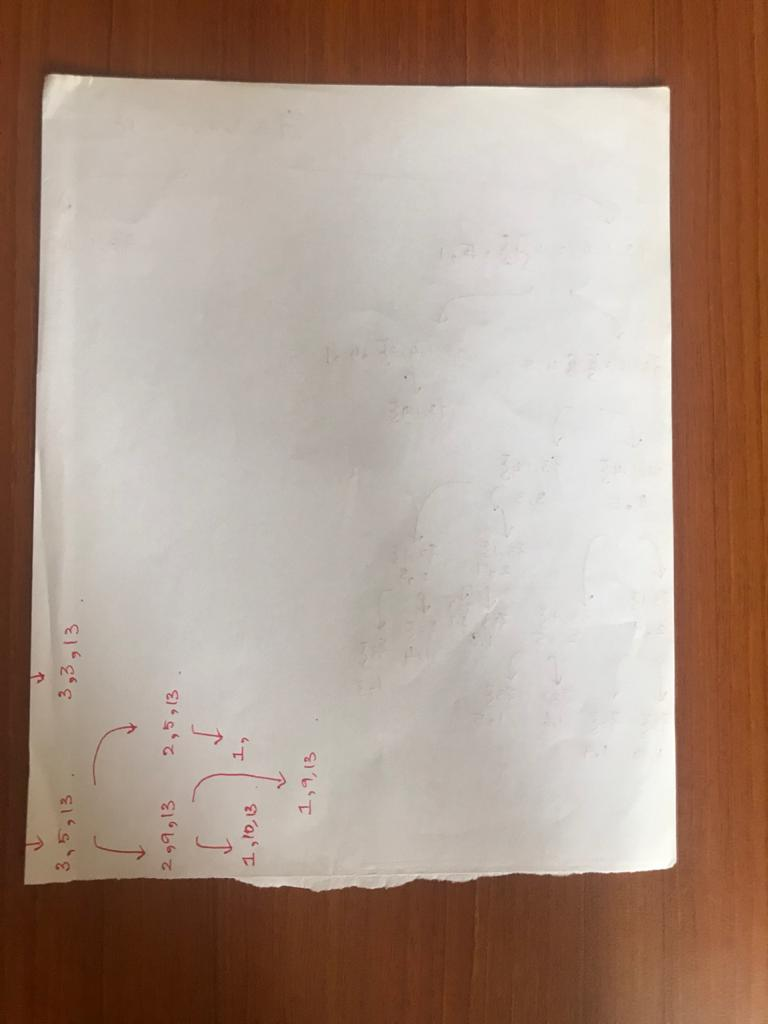
#> input picture resources/test.jpeg, 768 x 1024 px
$ python -i ScannerFunctions.py   (imports and definitions only)
#> lines starting #> are read from the running program, lines starting #| are printed output that depends on the picture; after the words box and inside, x2 and y2 are one past the last pixel; in counts of white or black regions, pixels touching at a corner belong together
#> further down, picture is the input picture: shape (1024, 768, 3); mean B, G, R 134.4, 148.2, 170.6
import cv2
import numpy as np

widthImg, heightImg = 480, 640

def preProcessing(img):
    imgGray = cv2.cvtColor(img, cv2.COLOR_BGR2GRAY)
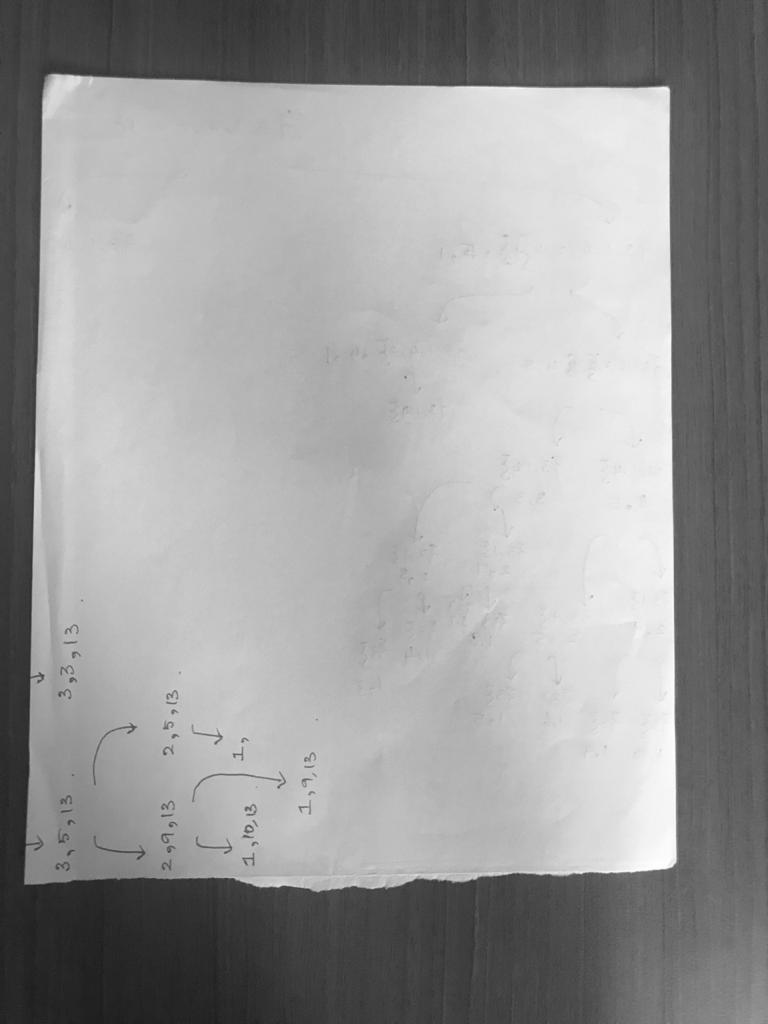
#> imgGray: shape (1024, 768); min 29, max 254, mean 153.3
    imgBlur = cv2.GaussianBlur(imgGray, (5,5), 1)
    imgCanny = cv2.Canny(imgBlur, 200, 200)
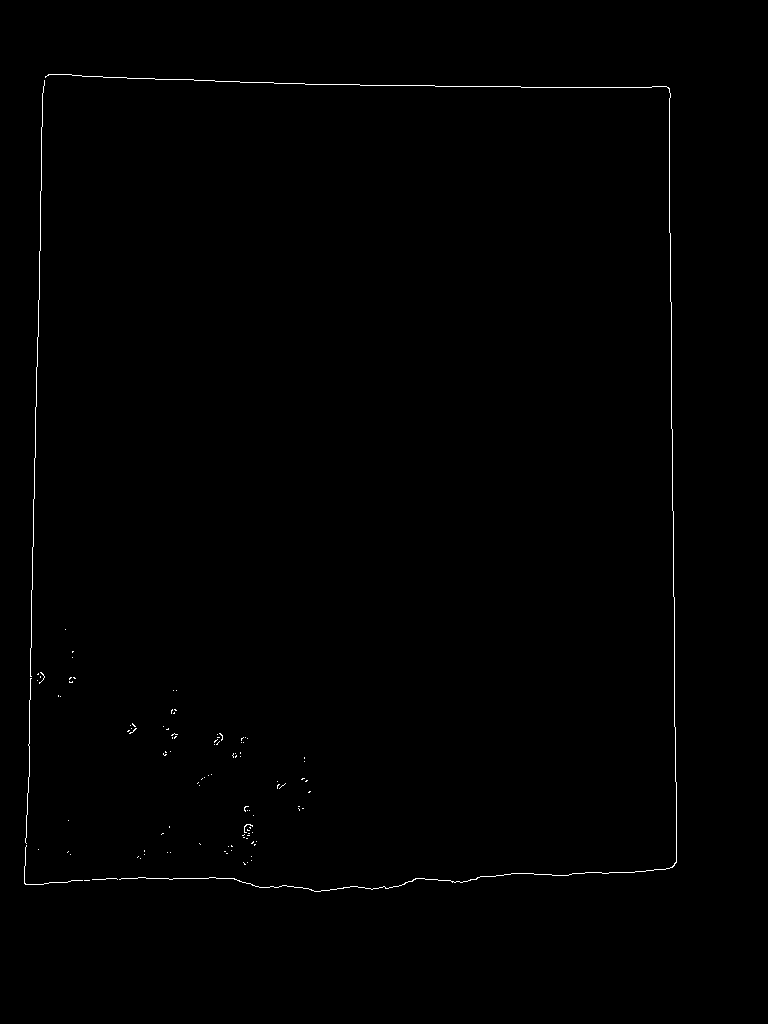
#> imgCanny: shape (1024, 768); 0.4% white in thin lines or dots, all inside (x1, y1, x2, y2) = (24, 74, 677, 892)
    kernel = np.ones((5,5))
    imgDial = cv2.dilate(imgCanny, kernel, iterations = 2)
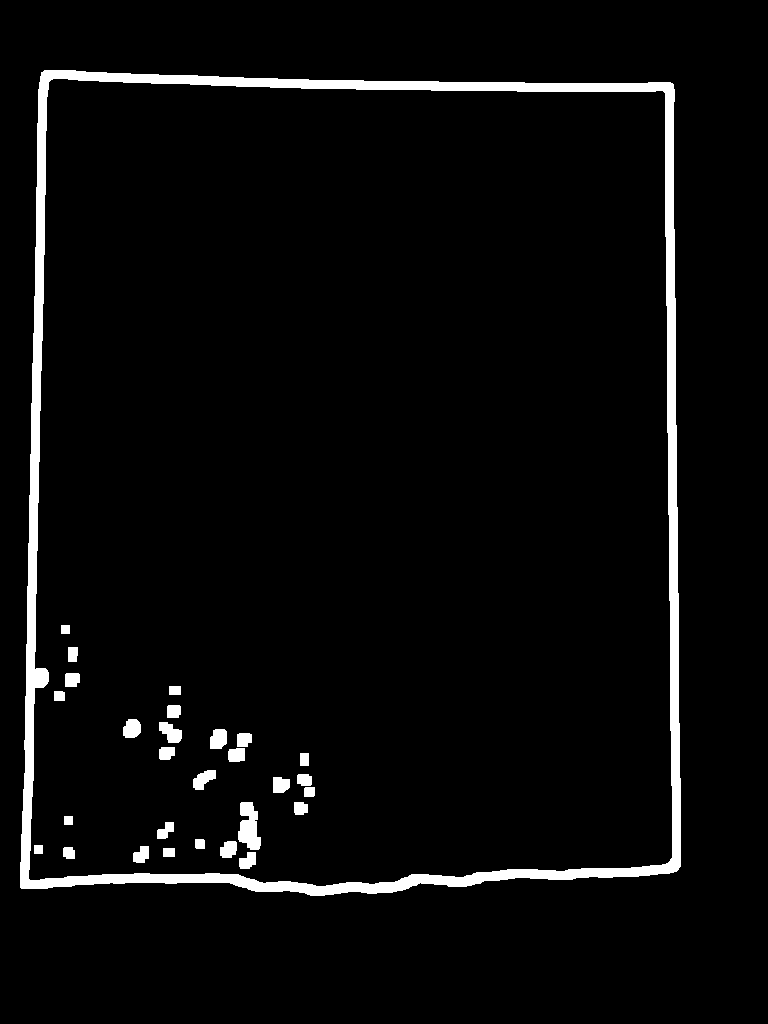
#> imgDial: shape (1024, 768); 4.1% white; 29 white regions, largest, box (x1, y1, x2, y2) and area: (20, 70, 681, 896) 27046, (238, 802, 261, 850) 761, (159, 722, 182, 743) 316
    imgThres = cv2.erode(imgDial, kernel, iterations = 1)
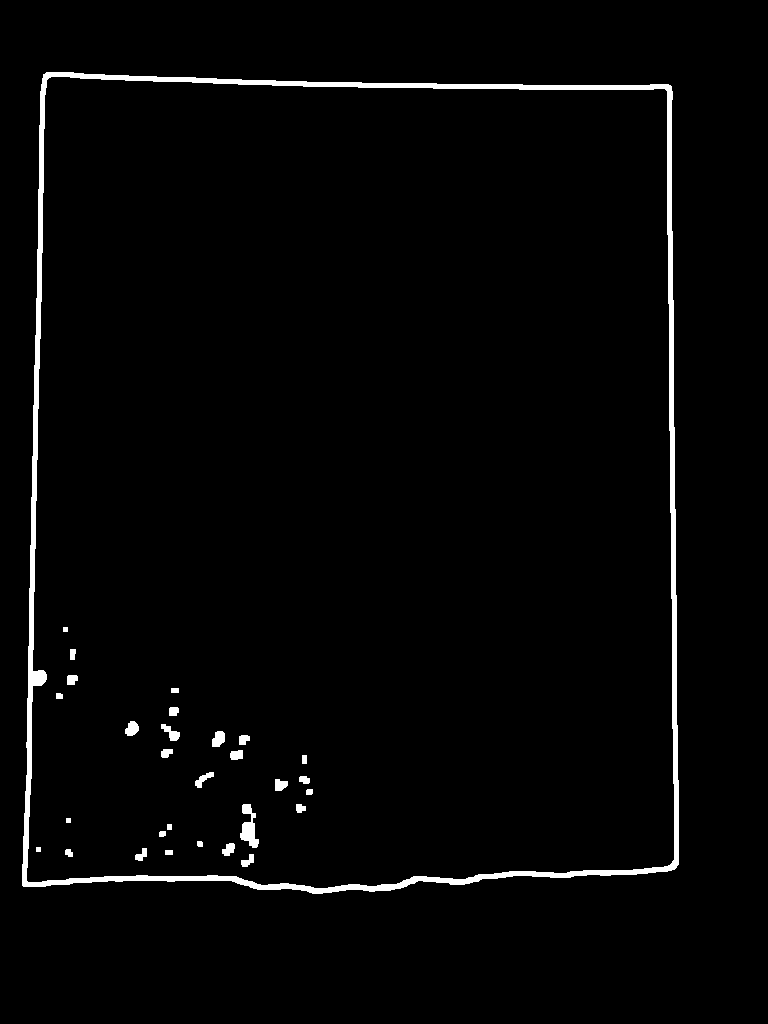
#> imgThres: shape (1024, 768); 2.2% white; 30 white regions, largest, box (x1, y1, x2, y2) and area: (22, 72, 679, 894) 15082, (240, 804, 259, 848) 445, (212, 731, 225, 747) 163

    return imgThres

# [74 lines left out: functions getContours, reorder, getWarp, stackImages, not called in this run]

>>> import cv2
>>> picture = cv2.imread('resources/test.jpeg')
>>> result = preProcessing(picture)
